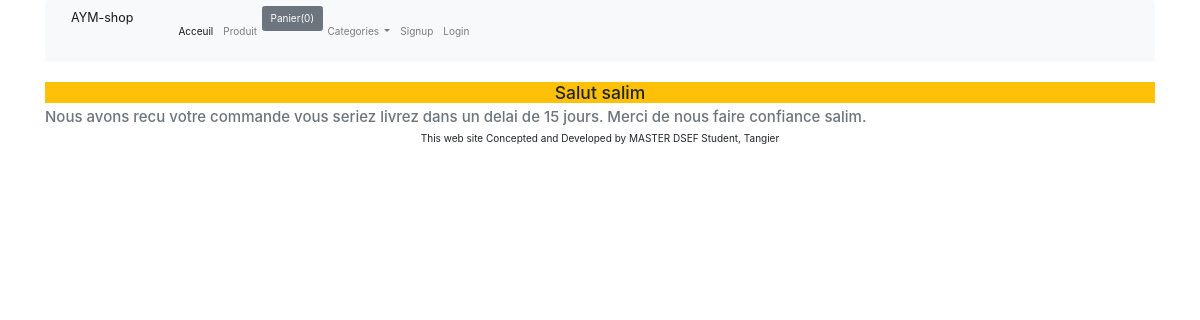
The page /confirmation on the database as committed earlier.
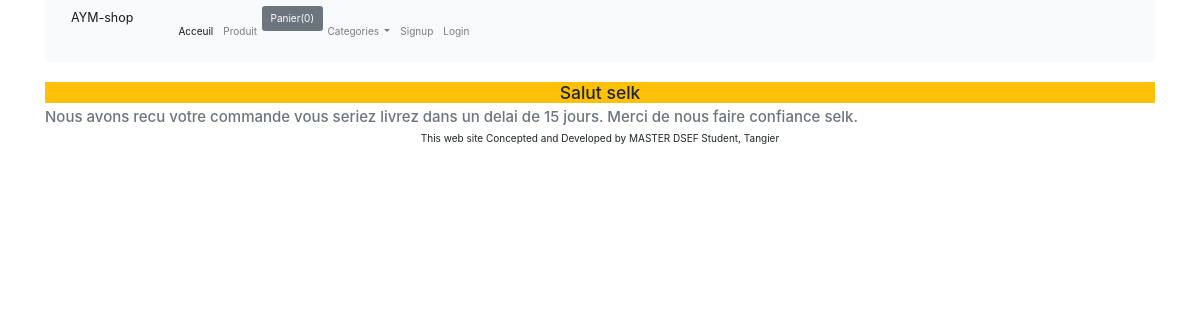
The same page on the database as committed later.
### shop/models.py (models this page shows, shortened)
class Commande(models.Model):
    LIVRAISON_CHOICES = (
        ('en_stock', 'En Stock'),
        ('en_route', 'En Route'),
        ('livre', 'Livré'),
        ('annule', 'Annulé'),
    )
    items = models.CharField(max_length=300)
    total = models.CharField(max_length=200)
    nom = models.CharField(max_length=150)
    email = models.EmailField()
    address = models.CharField(max_length=200)
    ville = models.CharField(max_length=200)
    pays = models.CharField(max_length=300)
    zipcode = models.CharField(max_length=300)
    date_commande = models.DateTimeField(auto_now=True)
    livraison = models.CharField(max_length=20, choices=LIVRAISON_CHOICES, default='en_stock')
    class Meta:
        ordering = ['-date_commande']

### shop/views.py (the view)
# urls.py: path('confirmation', confirmation, name="confirmation" ),
def confirmation(request):
    info = Commande.objects.all()[:1]
    for item in info:
        nom = item.nom
    return render(request, 'shop/confirmation.html', {'name': nom})

### shop/context_processors.py (called while the page is built)
def categories_processor(request):
    categories = Category.objects.all()
    return {'categories': categories}

### shop/templates/shop/confirmation.html
{% extends "shop/base.html" %}
{% block content %}
<div class="row">
    <div class="col-md-12">
        <h3 class="text-center bg-warning">Salut {{ name }} </h3>
        <h4 class="text-muted">Nous avons recu votre commande vous seriez livrez dans un delai de 15 jours.  Merci de nous faire confiance {{ name }}. </h4>
    </div>
</div>
{% endblock %}

Rows that differ between the two databases and show on the page:
no longer on this page (row unchanged): Commande: nom "salim"
added Commande: nom "selk"
